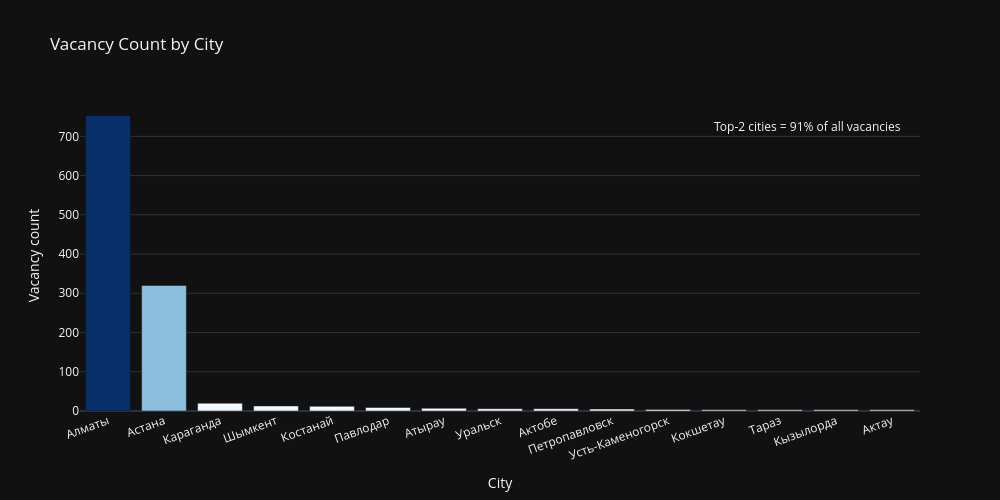

Write notebook code for a chart like this one.
### Code cell
# already know Almaty/Astana dominate but want to see by how much
city_counts = df_cleaned["area"].value_counts().head(15).reset_index()
city_counts.columns = ["city", "count"]
top2_share = city_counts["count"].head(2).sum()/len(df_cleaned)*100

fig3 = px.bar(
    city_counts,
    x="city", y="count",
    labels={"count": "Vacancy count", "city": "City"},
    title="Vacancy Count by City",
    color="count",
    color_continuous_scale="Blues",
    **_dark,
)
fig3.update_layout(coloraxis_showscale=False,    # obvious without this legend
                    xaxis_tickangle=-20)
fig3.add_annotation(
    xref="paper", yref="paper", x=0.98, y=0.95,
    text=f"Top-2 cities = {top2_share:.0f}% of all vacancies",
    showarrow=False, font=dict(size=12)
)
fig3.write_html(f"{OUTPUT_DIR}/viz_3.html")
fig3.write_image(f"{OUTPUT_DIR}/viz_3.png")
fig3.show()

### Figure 1 — Plotly figure (JSON) as saved in the notebook; plotly's stock layout.template omitted (floating-point values rounded to 4 significant figures)
{"data": [{"hovertemplate": "City=%{x}<br>Vacancy count=%{marker.color}<extra></extra>", "legendgroup": "", "marker": {"color": [753, 320, 20, 13, 12, 9, 7, 6, 6, 5, 4, 3, 3, 3, 3], "coloraxis": "coloraxis", "pattern": {"shape": ""}}, "name": "", "orientation": "v", "showlegend": false, "textposition": "auto", "type": "bar", "x": ["Алматы", "Астана", "Караганда", "Шымкент", "Костанай", "Павлодар", "Атырау", "Уральск", "Актобе", "Петропавловск", "Усть-Каменогорск", "Кокшетау", "Тараз", "Кызылорда", "Актау"], "xaxis": "x", "y": [753, 320, 20, 13, 12, 9, 7, 6, 6, 5, 4, 3, 3, 3, 3], "yaxis": "y"}], "layout": {"annotations": [{"font": {"size": 12}, "showarrow": false, "text": "Top-2 cities = 91% of all vacancies", "x": 0.98, "xref": "paper", "y": 0.95, "yref": "paper"}], "barmode": "relative", "coloraxis": {"colorbar": {"title": {"text": "Vacancy count"}}, "colorscale": [[0, "rgb(247,251,255)"], [0.125, "rgb(222,235,247)"], [0.25, "rgb(198,219,239)"], [0.375, "rgb(158,202,225)"], [0.5, "rgb(107,174,214)"], [0.625, "rgb(66,146,198)"], [0.75, "rgb(33,113,181)"], [0.875, "rgb(8,81,156)"], [1, "rgb(8,48,107)"]], "showscale": false}, "height": 500, "legend": {"tracegroupgap": 0}, "title": {"text": "Vacancy Count by City"}, "width": 1000, "xaxis": {"anchor": "y", "domain": [0, 1], "tickangle": -20, "title": {"text": "City"}}, "yaxis": {"anchor": "x", "domain": [0, 1], "title": {"text": "Vacancy count"}}}}
